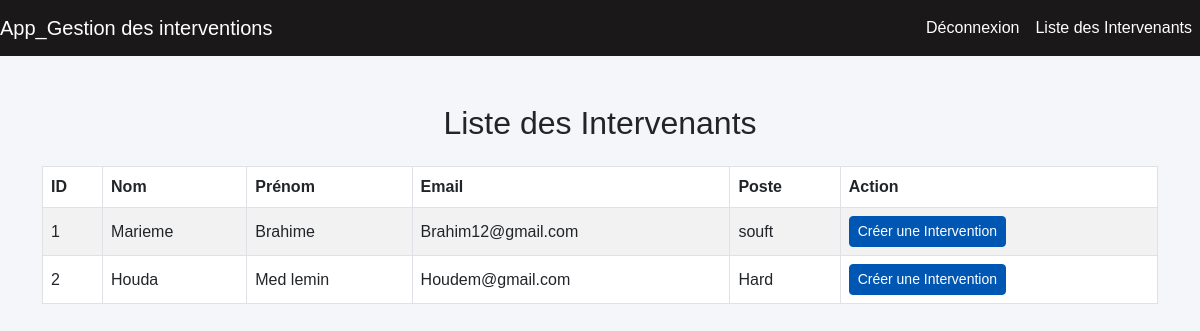
The page /accueil_client/1 (signed in) on the database as committed earlier.
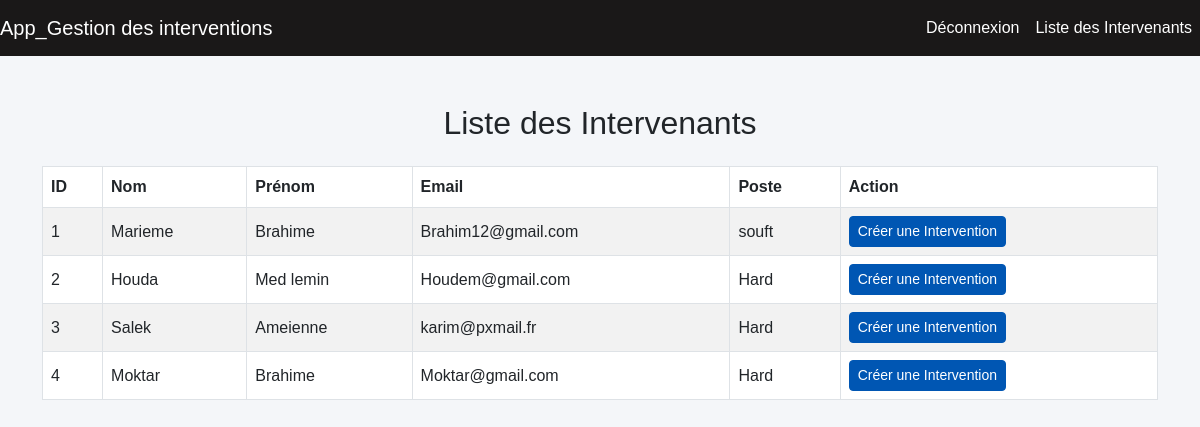
The same page on the database as committed later.
### app.py (models this page shows, shortened)
class Intervenant(db.Model):
    id = db.Column(db.Integer, primary_key=True)
    nom = db.Column(db.String(50), nullable=False)
    prenom = db.Column(db.String(50), nullable=False)
    poste = db.Column(db.String(50), nullable=False)
    email = db.Column(db.String(100), unique=True, nullable=False)
    password = db.Column(db.String(200), nullable=False)
    interventions = db.relationship('Intervention', backref='intervenant', lazy=True)

### app.py (the view)
@app.route("/accueil_client/<int:id>")
@login_required
def accueil_client(id):
    intervenants = Intervenant.query.all()
    client = Client.query.get_or_404(id)
    return render_template("accueil_client.html", client=client, intervenants=intervenants)

### app.py (called while the page is built)
def login_required(f):
    @wraps(f)
    def decorated_function(*args, **kwargs):
        if 'client_id' not in session and 'admin_id' not in session:
            flash("Vous devez être connecté pour accéder à cette page.", "danger")
            return redirect(url_for('login_client'))
        return f(*args, **kwargs)
    return decorated_function

### templates/accueil_client.html (shortened to what this page needs)
<!DOCTYPE html>
<html lang="fr">
<head>
    <link href="https://cdn.jsdelivr.net/npm/bootstrap@5.3.0-alpha1/dist/css/bootstrap.min.css" rel="stylesheet">
</head>
<body>
    <nav class="navbar navbar-expand-lg navbar-light">
        <a class="navbar-brand" href="#">App_Gestion des interventions</a>
        <div class="collapse navbar-collapse" id="navbarNav">
            <ul class="navbar-nav ms-auto">
                <li class="nav-item active">
                    <a class="nav-link" href="{{ url_for('logout') }}">Déconnexion</a>
                </li>
                <li class="nav-item">
                    <a class="nav-link" href="#">Liste des Intervenants</a>
                </li>
            </ul>
        </div>
    </nav>
    <div class="container mt-5">
        <h2 class="text-center mb-4">Liste des Intervenants</h2>
        <table class="table table-striped table-bordered">
            <thead>
                <tr>
                    <th scope="col">ID</th>
                    <th scope="col">Nom</th>
                    <th scope="col">Prénom</th>
                    <th scope="col">Email</th>
                    <th scope="col">Poste</th>
                    <th scope="col">Action</th>
                </tr>
            </thead>
            <tbody>
                {% for e in intervenants %}
                <tr>
                    <td>{{ e.id }}</td>
                    <td>{{ e.nom }}</td>
                    <td>{{ e.prenom }}</td>
                    <td>{{ e.email }}</td>
                    <td>{{ e.poste }}</td>
                    <td>
                        <button type="button" class="btn btn-primary btn-sm" data-bs-toggle="modal" data-bs-target="#interventionModal{{ e.id }}">
                            Créer une Intervention
                        </button>
                    </td>
                </tr>
                {% endfor %}
            </tbody>
        </table>
    </div>
</body>
</html>

Rows that differ between the two databases and show on the page:
added Intervenant: id "3", nom "Salek", prenom "Ameienne", email "karim@pxmail.fr", poste "Hard"
added Intervenant: id "4", nom "Moktar", prenom "Brahime", email "Moktar@gmail.com", poste "Hard"
